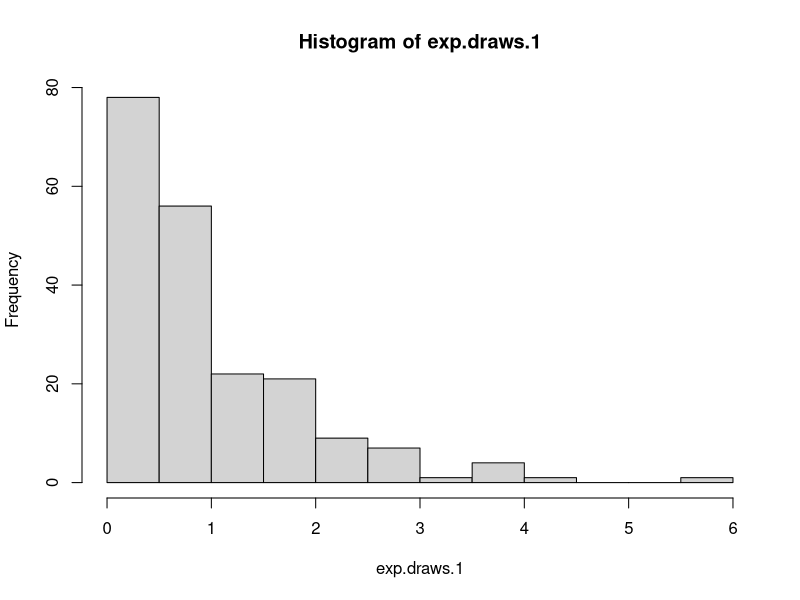
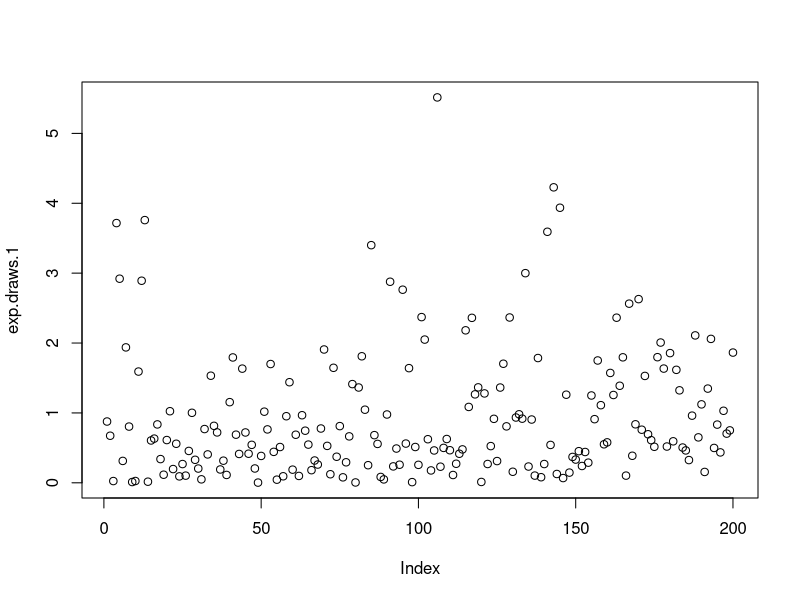
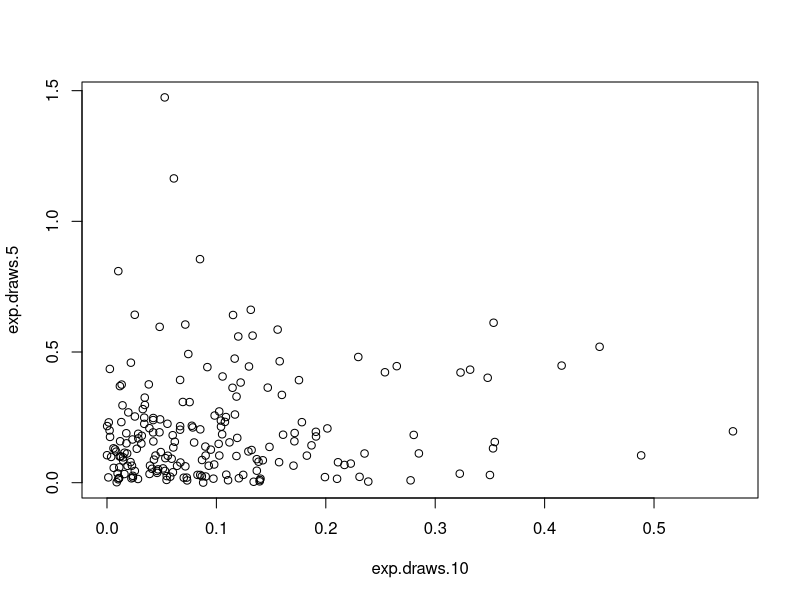
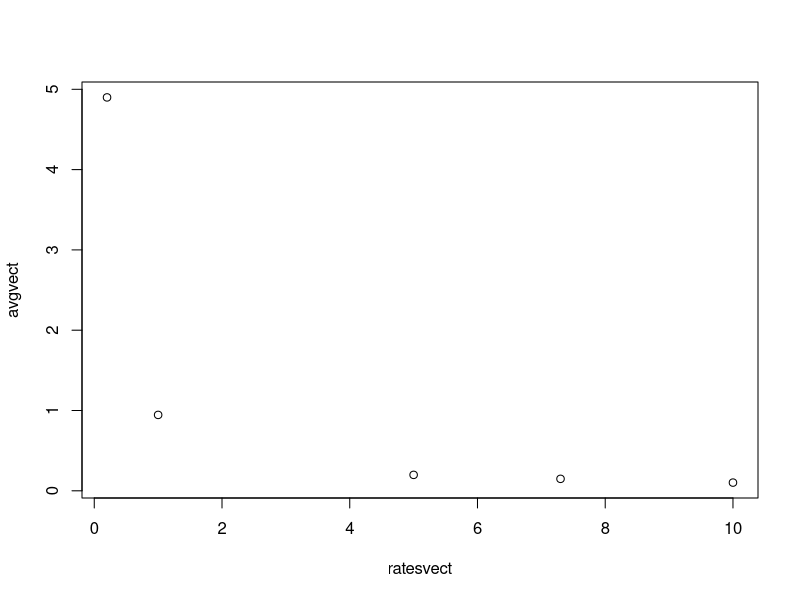
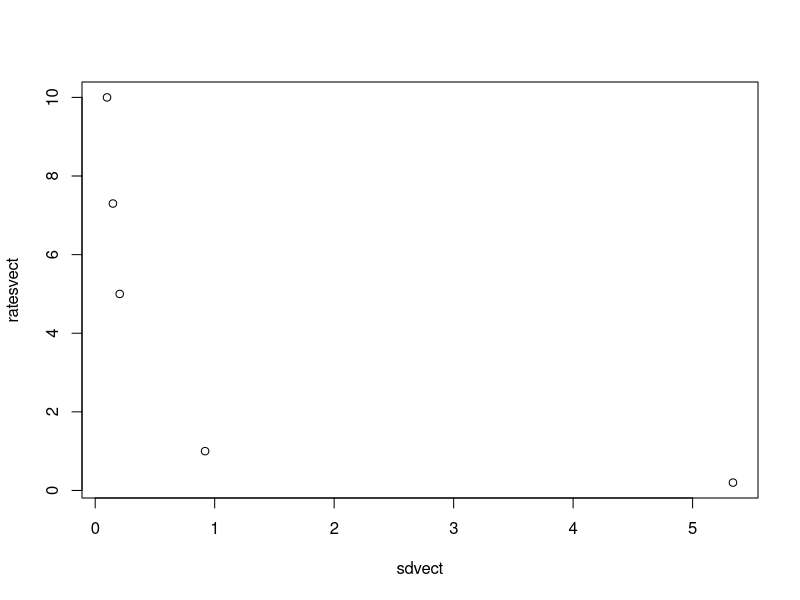
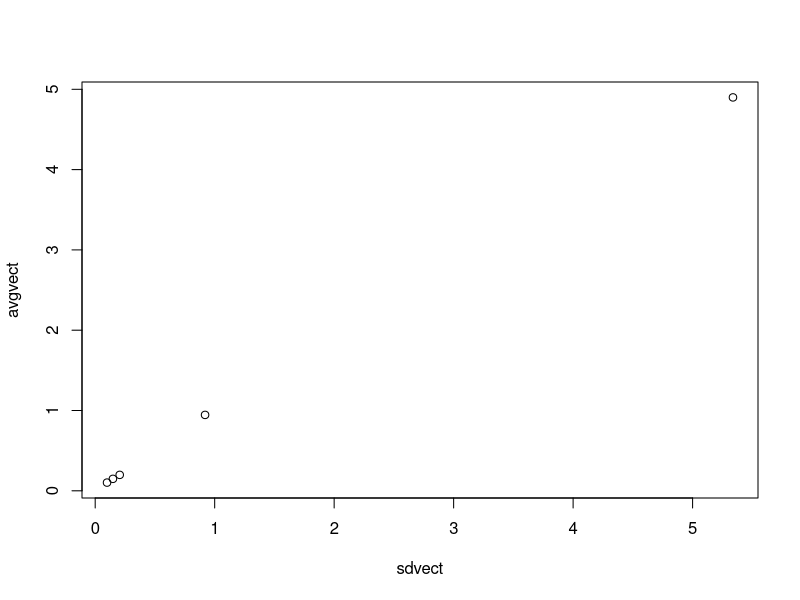

The R script that drew these images, in order:
# Week 2 Homework

# generate data set
exp.draws.1 <- rexp(n=200)

# find mean
mean(exp.draws.1)

# find standard deviation
sd(exp.draws.1)

# data set with rates at .2, 5, 7.3, & 10
exp.draws.0.2 <- rexp(n=200, rate=.2)
exp.draws.5 <- rexp(n=200, rate=5)
exp.draws.7.3 <- rexp(n=200, rate=7.3)
exp.draws.10 <- rexp(n=200, rate = 10)

# histogram of standard exp. distribution
hist(exp.draws.1)

# scatterplots
plot(exp.draws.1)
plot(exp.draws.10, exp.draws.5)

# vector of means
avgvect <- c(mean(exp.draws.1), mean(exp.draws.0.2), mean(exp.draws.5), 
             mean(exp.draws.7.3), mean(exp.draws.10))

# scatterplot: means & rates
ratesvect <- c(1, .2, 5, 7.3, 10)
plot(ratesvect, avgvect)

# scatterplot: sd & rates
sdvect <- c(sd(exp.draws.1), sd(exp.draws.0.2), sd(exp.draws.5), 
            sd(exp.draws.7.3), sd(exp.draws.10))
plot(sdvect, ratesvect)

# scatterplot: means & sd
plot(sdvect, avgvect)



